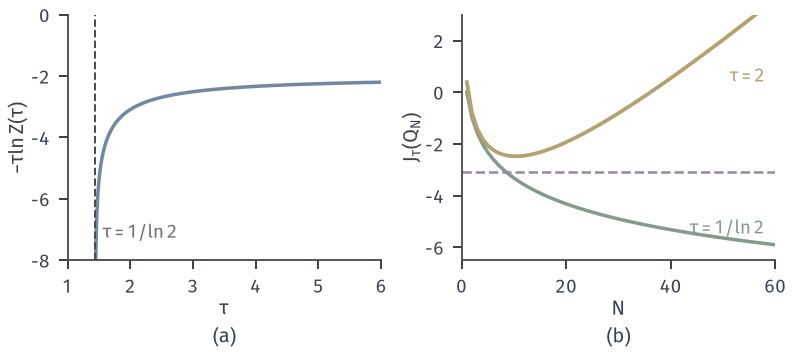

The Python source for this figure:
"""Geometric reference P(k)=2^{-k} on {1,2,...}, cost V(k)=-k.
Z(tau)=E_P[e^{-V/tau}]=r/(1-r), r=e^{1/tau}/2, finite iff tau>1/ln2.
(a) optimal value -tau ln Z(tau) for tau in (1/ln2, 6] (blue); threshold tau=1/ln2 (grey dashed).
(b) objective J(Q_N)=E_{Q_N}[V]+tau D(Q_N||P) for Q_N uniform on {1..N}:
    J = -(N+1)/2 + tau((N+1)ln2/2 - ln N). tau=1/ln2 gives -log2 N -> -inf (green);
    tau=2 (yellow) stays above -2 ln Z(2) = -3.092 (purple dashed)."""
from pathlib import Path
import sys
HERE = Path(__file__).resolve().parent
sys.path.insert(0, str(HERE.parent/"dsel-common"))
from common import *

t0 = 1/math.log(2)
def Zf(t):
    r = np.exp(1/t)/2
    return r/(1-r)
fig, (a, b) = figure(width_mm=112, height_mm=50, ncols=2)
ts = np.linspace(t0+0.004, 6, 600)
a.plot(ts, -ts*np.log(Zf(ts)), color=BLUE, lw=1.4)
a.axvline(t0, color=STROKE, lw=0.8, ls='--')
a.text(t0+0.12, -7.3, r'$\tau=1/\ln 2$', color=MUTED, fontsize=7.5, ha='left')
a.set_xlim(1, 6); a.set_ylim(-8, 0)
a.set_xlabel(r'$\tau$', labelpad=1); a.set_ylabel(r'$-\tau\ln Z(\tau)$', labelpad=1)
N = np.arange(1, 61)
def J(t):
    return -(N+1)/2 + t*((N+1)*math.log(2)/2 - np.log(N))
b.plot(N, J(t0), color=GREEN, lw=1.4)
b.plot(N, J(2.0), color=YELLOW, lw=1.5)
lb = -2*math.log(Zf(2.0))
b.axhline(lb, color=PURPLE, lw=1.0, ls='--')
b.text(58, J(t0)[-1]+0.25, r'$\tau=1/\ln 2$', color=GREEN, ha='right', va='bottom', fontsize=7.5)
b.text(58, 0.6, r'$\tau=2$', color=YELLOW, ha='right', va='center', fontsize=7.5)
b.set_xlim(0, 60); b.set_ylim(-6.5, 3)
b.set_xlabel(r'$N$', labelpad=1); b.set_ylabel(r'$J_\tau(Q_N)$', labelpad=1)
tag(a, '(a)', y=-0.27); tag(b, '(b)', y=-0.27)
save(fig, HERE, 'figure', {'threshold': t0, 'lower_bound_tau2': lb, 'J_min_tau2': float(J(2.0).min()),
     'N_at_min_tau2': int(N[J(2.0).argmin()]), 'J_60_tau0': float(J(t0)[-1])})
